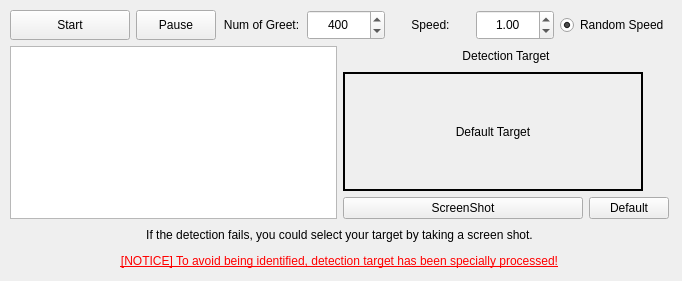
<?xml version="1.0" encoding="UTF-8"?>
<ui version="4.0">
 <class>Form</class>
 <widget class="QWidget" name="Form">
  <property name="geometry">
   <rect>
    <x>0</x>
    <y>0</y>
    <width>682</width>
    <height>281</height>
   </rect>
  </property>
  <property name="windowTitle">
   <string>Form</string>
  </property>
  <widget class="QWidget" name="horizontalLayoutWidget">
   <property name="geometry">
    <rect>
     <x>10</x>
     <y>10</y>
     <width>659</width>
     <height>261</height>
    </rect>
   </property>
   <layout class="QHBoxLayout" name="horizontalLayout">
    <item>
     <layout class="QVBoxLayout" name="verticalLayout">
      <item>
       <layout class="QHBoxLayout" name="horizontalLayout_3">
        <item>
         <widget class="QPushButton" name="StartBtn">
          <property name="sizePolicy">
           <sizepolicy hsizetype="Minimum" vsizetype="Expanding">
            <horstretch>0</horstretch>
            <verstretch>0</verstretch>
           </sizepolicy>
          </property>
          <property name="minimumSize">
           <size>
            <width>120</width>
            <height>30</height>
           </size>
          </property>
          <property name="styleSheet">
           <string notr="true">font: 22pt &quot;黑体&quot;;
font: 75 15pt &quot;等线&quot;;</string>
          </property>
          <property name="text">
           <string>Start</string>
          </property>
         </widget>
        </item>
        <item>
         <widget class="QPushButton" name="PauseBtn">
          <property name="sizePolicy">
           <sizepolicy hsizetype="Minimum" vsizetype="Minimum">
            <horstretch>0</horstretch>
            <verstretch>0</verstretch>
           </sizepolicy>
          </property>
          <property name="minimumSize">
           <size>
            <width>80</width>
            <height>20</height>
           </size>
          </property>
          <property name="styleSheet">
           <string notr="true">font: 22pt &quot;黑体&quot;;
font: 75 15pt &quot;等线&quot;;</string>
          </property>
          <property name="text">
           <string>Pause</string>
          </property>
         </widget>
        </item>
        <item>
         <widget class="QLabel" name="NumGreet">
          <property name="sizePolicy">
           <sizepolicy hsizetype="Preferred" vsizetype="Minimum">
            <horstretch>0</horstretch>
            <verstretch>0</verstretch>
           </sizepolicy>
          </property>
          <property name="minimumSize">
           <size>
            <width>0</width>
            <height>20</height>
           </size>
          </property>
          <property name="styleSheet">
           <string notr="true">font: 22pt &quot;黑体&quot;;
font: 75 13pt &quot;等线&quot;;</string>
          </property>
          <property name="text">
           <string>Num of Greet:</string>
          </property>
          <property name="alignment">
           <set>Qt::AlignCenter</set>
          </property>
          <property name="wordWrap">
           <bool>false</bool>
          </property>
          <property name="indent">
           <number>0</number>
          </property>
         </widget>
        </item>
        <item>
         <widget class="QDoubleSpinBox" name="NumGreetSelect">
          <property name="sizePolicy">
           <sizepolicy hsizetype="Minimum" vsizetype="Minimum">
            <horstretch>0</horstretch>
            <verstretch>0</verstretch>
           </sizepolicy>
          </property>
          <property name="minimumSize">
           <size>
            <width>0</width>
            <height>20</height>
           </size>
          </property>
          <property name="styleSheet">
           <string notr="true">font: 22pt &quot;黑体&quot;;
font: 75 8pt &quot;等线&quot;;
font: 75 14pt &quot;等线&quot;;</string>
          </property>
          <property name="alignment">
           <set>Qt::AlignCenter</set>
          </property>
          <property name="decimals">
           <number>0</number>
          </property>
          <property name="maximum">
           <double>500.000000000000000</double>
          </property>
          <property name="value">
           <double>400.000000000000000</double>
          </property>
         </widget>
        </item>
        <item>
         <widget class="QLabel" name="Speed">
          <property name="sizePolicy">
           <sizepolicy hsizetype="Preferred" vsizetype="Minimum">
            <horstretch>0</horstretch>
            <verstretch>0</verstretch>
           </sizepolicy>
          </property>
          <property name="minimumSize">
           <size>
            <width>0</width>
            <height>20</height>
           </size>
          </property>
          <property name="styleSheet">
           <string notr="true">font: 22pt &quot;黑体&quot;;
font: 75 13pt &quot;等线&quot;;</string>
          </property>
          <property name="text">
           <string>Speed:</string>
          </property>
          <property name="alignment">
           <set>Qt::AlignCenter</set>
          </property>
          <property name="wordWrap">
           <bool>false</bool>
          </property>
          <property name="indent">
           <number>0</number>
          </property>
         </widget>
        </item>
        <item>
         <widget class="QDoubleSpinBox" name="SpeedSelect">
          <property name="sizePolicy">
           <sizepolicy hsizetype="Minimum" vsizetype="Minimum">
            <horstretch>0</horstretch>
            <verstretch>0</verstretch>
           </sizepolicy>
          </property>
          <property name="minimumSize">
           <size>
            <width>0</width>
            <height>20</height>
           </size>
          </property>
          <property name="styleSheet">
           <string notr="true">font: 22pt &quot;黑体&quot;;
font: 75 8pt &quot;等线&quot;;
font: 75 14pt &quot;等线&quot;;</string>
          </property>
          <property name="alignment">
           <set>Qt::AlignCenter</set>
          </property>
          <property name="decimals">
           <number>2</number>
          </property>
          <property name="maximum">
           <double>10.000000000000000</double>
          </property>
          <property name="value">
           <double>1.000000000000000</double>
          </property>
         </widget>
        </item>
        <item>
         <widget class="QRadioButton" name="RandomSpeed">
          <property name="styleSheet">
           <string notr="true">font: 22pt &quot;黑体&quot;;
font: 75 10pt &quot;等线&quot;;</string>
          </property>
          <property name="text">
           <string>Random Speed</string>
          </property>
          <property name="checked">
           <bool>true</bool>
          </property>
         </widget>
        </item>
       </layout>
      </item>
      <item>
       <layout class="QHBoxLayout" name="horizontalLayout_4">
        <item>
         <widget class="QTextBrowser" name="Browser">
          <property name="styleSheet">
           <string notr="true">font: 22pt &quot;黑体&quot;;
font: 75 12pt &quot;等线&quot;;</string>
          </property>
         </widget>
        </item>
        <item>
         <layout class="QVBoxLayout" name="verticalLayout_2">
          <item>
           <widget class="QLabel" name="Speed_2">
            <property name="sizePolicy">
             <sizepolicy hsizetype="Preferred" vsizetype="Minimum">
              <horstretch>0</horstretch>
              <verstretch>0</verstretch>
             </sizepolicy>
            </property>
            <property name="minimumSize">
             <size>
              <width>0</width>
              <height>20</height>
             </size>
            </property>
            <property name="styleSheet">
             <string notr="true">font: 22pt &quot;黑体&quot;;
font: 75 13pt &quot;等线&quot;;</string>
            </property>
            <property name="text">
             <string>Detection Target</string>
            </property>
            <property name="alignment">
             <set>Qt::AlignCenter</set>
            </property>
            <property name="wordWrap">
             <bool>false</bool>
            </property>
            <property name="indent">
             <number>0</number>
            </property>
           </widget>
          </item>
          <item>
           <widget class="QLabel" name="TargetWin">
            <property name="sizePolicy">
             <sizepolicy hsizetype="Fixed" vsizetype="Fixed">
              <horstretch>30</horstretch>
              <verstretch>30</verstretch>
             </sizepolicy>
            </property>
            <property name="minimumSize">
             <size>
              <width>30</width>
              <height>30</height>
             </size>
            </property>
            <property name="maximumSize">
             <size>
              <width>300</width>
              <height>250</height>
             </size>
            </property>
            <property name="styleSheet">
             <string notr="true">font: 22pt &quot;黑体&quot;;
font: 75 12pt &quot;等线&quot;;</string>
            </property>
            <property name="frameShape">
             <enum>QFrame::WinPanel</enum>
            </property>
            <property name="text">
             <string>Default Target</string>
            </property>
            <property name="alignment">
             <set>Qt::AlignCenter</set>
            </property>
           </widget>
          </item>
          <item>
           <layout class="QHBoxLayout" name="horizontalLayout_2">
            <item>
             <widget class="QPushButton" name="ScreenShotBtn">
              <property name="sizePolicy">
               <sizepolicy hsizetype="Expanding" vsizetype="Expanding">
                <horstretch>0</horstretch>
                <verstretch>0</verstretch>
               </sizepolicy>
              </property>
              <property name="minimumSize">
               <size>
                <width>0</width>
                <height>0</height>
               </size>
              </property>
              <property name="styleSheet">
               <string notr="true">font: 22pt &quot;黑体&quot;;
font: 75 12pt &quot;等线&quot;;</string>
              </property>
              <property name="text">
               <string>ScreenShot</string>
              </property>
             </widget>
            </item>
            <item>
             <widget class="QPushButton" name="DefaultBtn">
              <property name="styleSheet">
               <string notr="true">font: 22pt &quot;黑体&quot;;
font: 75 12pt &quot;等线&quot;;</string>
              </property>
              <property name="text">
               <string>Default</string>
              </property>
             </widget>
            </item>
           </layout>
          </item>
         </layout>
        </item>
       </layout>
      </item>
      <item>
       <widget class="QLabel" name="Comment1">
        <property name="sizePolicy">
         <sizepolicy hsizetype="Preferred" vsizetype="Minimum">
          <horstretch>0</horstretch>
          <verstretch>0</verstretch>
         </sizepolicy>
        </property>
        <property name="minimumSize">
         <size>
          <width>0</width>
          <height>20</height>
         </size>
        </property>
        <property name="styleSheet">
         <string notr="true">font: 22pt &quot;黑体&quot;;
font: 75 11pt &quot;等线&quot;;</string>
        </property>
        <property name="text">
         <string>If the detection fails, you could select your target by taking a screen shot.</string>
        </property>
        <property name="alignment">
         <set>Qt::AlignCenter</set>
        </property>
        <property name="wordWrap">
         <bool>false</bool>
        </property>
        <property name="indent">
         <number>0</number>
        </property>
       </widget>
      </item>
      <item>
       <widget class="QLabel" name="Comment2">
        <property name="sizePolicy">
         <sizepolicy hsizetype="Preferred" vsizetype="Minimum">
          <horstretch>0</horstretch>
          <verstretch>0</verstretch>
         </sizepolicy>
        </property>
        <property name="minimumSize">
         <size>
          <width>0</width>
          <height>20</height>
         </size>
        </property>
        <property name="palette">
         <palette>
          <active>
           <colorrole role="WindowText">
            <brush brushstyle="SolidPattern">
             <color alpha="255">
              <red>255</red>
              <green>0</green>
              <blue>0</blue>
             </color>
            </brush>
           </colorrole>
          </active>
          <inactive>
           <colorrole role="WindowText">
            <brush brushstyle="SolidPattern">
             <color alpha="255">
              <red>255</red>
              <green>0</green>
              <blue>0</blue>
             </color>
            </brush>
           </colorrole>
          </inactive>
          <disabled>
           <colorrole role="WindowText">
            <brush brushstyle="SolidPattern">
             <color alpha="255">
              <red>120</red>
              <green>120</green>
              <blue>120</blue>
             </color>
            </brush>
           </colorrole>
          </disabled>
         </palette>
        </property>
        <property name="styleSheet">
         <string notr="true">font: 22pt &quot;黑体&quot;;
text-decoration: underline;
font: 9pt &quot;Agency FB&quot;;
font: 75 11pt &quot;等线&quot;;
font: rgb(255, 0, 0);</string>
        </property>
        <property name="text">
         <string>[NOTICE] To avoid being identified, detection target has been specially processed!</string>
        </property>
        <property name="alignment">
         <set>Qt::AlignCenter</set>
        </property>
        <property name="wordWrap">
         <bool>false</bool>
        </property>
        <property name="indent">
         <number>0</number>
        </property>
       </widget>
      </item>
     </layout>
    </item>
   </layout>
  </widget>
 </widget>
 <resources/>
 <connections/>
</ui>
